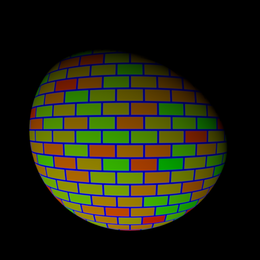
%> input picture Lab1_Photometric_Color/photometric/photometrics_images/SphereColor/Sphere_-0.5_-1.0.png, 260 x 260 px, shrunk from 512 x 512 before the run; its folder holds only this picture in this run
$ octave photometric_stereo_color.m   (GNU Octave 9; MATLAB toolbox functions it lacks are replaced by stand-ins)
%> lines starting %> are read from the running program, lines starting %| are printed output that depends on the picture; in (x1, y1, x2, y2) boxes, pixels count from 0 and x2, y2 are one past the last pixel; in counts of white or black regions, pixels touching at a corner belong together; the program's own positions count from 1
### Lab1_Photometric_Color/photometric/load_syn_images.m
function [ image_stack, scriptV ] = load_syn_images( image_dir, channel )
%LOAD_SYN_IMAGES read from directory image_dir all files with extension png
%   image_dir: path to the image directory
%   nchannel: the image channel to be loaded, default = 1
%
%   image_stack: all images stacked along the 3rd channel
%   scriptV: light directions

files = dir(fullfile(image_dir, '*.png'));
nfiles = length(files);

if nargin == 1
    channel = 1;
end

image_stack = 0;
V = 0;
Z = 0.5;

for i = 1:nfiles

    % read input image
    im = imread(fullfile(image_dir, files(i).name));
    im = im(:, :, channel);

    % stack at third dimension
    if image_stack == 0
        [h, w] = size(im);
        fprintf('Image size (HxW): %dx%d\n', h, w);
        image_stack = zeros(h, w, nfiles, 'uint8');
        V = zeros(nfiles, 3, 'double');
    end

    image_stack(:, :, i) = im;

    % read light direction from image name
    name = files(i).name(8:end);
    m = strfind(name,'_')-1;
    X = str2double(name(1:m));
    n = strfind(name,'.png')-1;
    Y = str2double(name(m+2:n));
    V(i, :) = [-X, Y, Z];
end

% normalization
min_val = double(min(image_stack(:)));
max_val = double(max(image_stack(:)));
image_stack = (double(image_stack) - min_val) / (max_val - min_val);

normV = sqrt(sum(V.^2, 2));
scriptV = bsxfun(@rdivide, V, normV);

end

### Lab1_Photometric_Color/photometric/estimate_alb_nrm.m
function [ albedo, normal ] = estimate_alb_nrm( image_stack, scriptV, shadow_trick)
%COMPUTE_SURFACE_GRADIENT compute the gradient of the surface
%   image_stack : the images of the desired surface stacked up on the 3rd
%   dimension
%   scriptV : matrix V (in the algorithm) of source and camera information
%   shadow_trick: (true/false) whether or not to use shadow trick in solving
%   	linear equations
%   albedo : the surface albedo
%   normal : the surface normal


[h, w, N] = size(image_stack);

if nargin == 2
    shadow_trick = true;
end

% create arrays for
%   albedo (1 channel)
%   normal (3 channels)
albedo = zeros(h, w, 1);
normal = zeros(h, w, 3);

% =========================================================================
% YOUR CODE GOES HERE
% for each point in the image array
%   stack image values into a vector i
%   construct the diagonal matrix scriptI
%   solve scriptI * scriptV * g = scriptI * i to obtain g for this point
%   albedo at this point is |g|
%   normal at this point is g / |g|

%(h is row dimension and w the columns)
for x = 1:h
    for y = 1:w
        i = reshape(image_stack(x, y, :), N, 1);

        I = diag(i);

        if shadow_trick
            [g, ~] = linsolve(I*scriptV, I*i);
        else
            [g, ~] = linsolve(scriptV, i);
        end

        albedo(x, y, 1) = norm(g);

        if albedo(x, y, 1) > 0
            normal(x, y, :) = g / albedo(x, y, 1);
        else
            normal(x, y, :) = zeros(size(g));
        end
    end
end
% =========================================================================

end

### Lab1_Photometric_Color/photometric/check_integrability.m
function [ p, q, SE ] = check_integrability( normals )
%CHECK_INTEGRABILITY check the surface gradient is acceptable
%   normals: normal image
%   p : df / dx
%   q : df / dy
%   SE : Squared Errors of the 2 second derivatives

% initalization
p = zeros(size(normals,1),size(normals,2));
q = zeros(size(normals,1),size(normals,2));
SE = zeros(size(normals,1),size(normals,2));

% ========================================================================
% YOUR CODE GOES HERE
% Compute p and q, where
% p measures value of df / dx
% q measures value of df / dy

for x = 1:size(normals, 1)
    for y = 1:size(normals, 2)
        p(x,y) = normals(x,y,1)/normals(x,y,3);
        q(x,y) = normals(x,y,2)/normals(x,y,3);
    end
end


% ========================================================================


p(isnan(p)) = 0;
q(isnan(q)) = 0;


% ========================================================================
% YOUR CODE GOES HERE
% approximate second derivate by neighbor difference
% and compute the Squared Errors SE of the 2 second derivatives SE

[dpdx, dpdy] = gradient(p);
[dqdx, dqdy] = gradient(q);
SE = (dpdy - dqdx).^2;
% ========================================================================


end

### Lab1_Photometric_Color/photometric/construct_surface.m
function [ height_map ] = construct_surface( p, q , path_type)
%CONSTRUCT_SURFACE construct the surface function represented as height_map
%   p : measures value of df / dx
%   q : measures value of df / dy
%   path_type: type of path to construct height_map, either 'column',
%   'row', or 'average'
%   height_map: the reconstructed surface


if nargin == 2
    path_type = 'column';
end

[h, w] = size(p);
height_map = zeros(h, w);

switch path_type
    case 'column'
        % =================================================================
        % YOUR CODE GOES HERE
        % top left corner of height_map is zero
        % for each pixel in the left column of height_map
        %   height_value = previous_height_value + corresponding_q_value

        for y=2:h
            height_map(y,1) = height_map(y-1,1) + q(y,1);
        end

        % for each row
        %   for each element of the row except for leftmost
        %       height_value = previous_height_value + corresponding_p_value
        %now that we have the initial values for the leftmost column, populate the
        %rest row by row, each column as a function of the previous plus the delta
        %increase given by the derivative
        for y=1:h
            for x=2:w
                height_map(y,x) = height_map(y,x-1) + p(y,x);
            end
        end

        % =================================================================

    case 'row'

        % =================================================================
        % YOUR CODE GOES HERE

        for x = 2:w
            height_map(1, x) = height_map(1, x-1) + p(1, x);
        end

        for y = 2:h
            height_map(y, :) = height_map(y-1, :) + q(y, :);
        end

        % =================================================================

    case 'average'

        % =================================================================
        % YOUR CODE GOES HERE

        column_map = construct_surface(p, q, 'column');
        row_map = construct_surface(p, q, 'row');
        height_map = (column_map + row_map)/2 ;

        % =================================================================
end

end

### Lab1_Photometric_Color/photometric/show_results.m
function show_results( albedo, normals, SE )
%SHOW_RESULTS display albedo, normal and computational errors

[h, w, ~] = size(normals);

% plot the results

% The first plot displays the Integrability check. We can check if the function is continuous.
% As we can see in the plot, obviously the function is mostly continuous, but the edge of the
% circle shows the radius of the sphere, the back of the sphere isn't modeled.
% Apart from of these points the sphere is modeled correctly.

figure
subplot(2, 3, 1);
[X, Y] = meshgrid(1:w, 1:h);
surf(X, Y, SE, gradient(SE));
title('Integrability check: (dp / dy - dq / dx) ^2 ');


% The second plot displays the reflectance of the image surface.
% This is used to see if the properties of the illumination, namely V,
% are correctly modeled. According to the image, the source vector is correctly modeled,
% as the complete image has the pixelvalues ranging from zero to one.

subplot(2, 3, 2);
imshow(albedo);
title('Albedo');


subplot(2, 3, 3);
minN = min(min(normals, [], 1), [], 2);
maxN = max(max(normals, [], 1), [], 2);
normal_img = (normals - minN) ./ (maxN - minN);
% NOTE: all 3 operations(-, /, -) are done in in broadcasting manner
% before MATLAB2016B, must use BSXFUN(@minus, normals, minN), ...
imshow(normal_img);
title('Normal map');

subplot(2, 3, 4);
imshow(normal_img(:, :, 1));
title('Normal X-component');

subplot(2, 3, 5);
imshow(normal_img(:, :, 2));
title('Normal Y-component');

subplot(2, 3, 6);
imshow(normal_img(:, :, 3));
title('Normal Z-component');


end

### Lab1_Photometric_Color/photometric/show_model.m
function show_model(albedo, height_map)
% SHOW_MODEL: display the model with texture
%   albedo: image used as texture for the model
%   height_map: height in z direction, describing the model geometry
% Spring 2014 CS 543 Assignment 1
% Arun Mallya and Svetlana Lazebnik


% some cosmetic transformations to make 3D model look better
[hgt, wid] = size(height_map);
[X,Y] = meshgrid(1:wid, 1:hgt);
H = rot90(fliplr(height_map), 2);
A = rot90(fliplr(albedo), 2);

figure;
mesh(H, X, Y, A);
axis equal;
xlabel('Z')
ylabel('X')
zlabel('Y')
title('Height Map')
view(-60,20)
colormap(gray)
set(gca, 'XDir', 'reverse')
set(gca, 'XTick', []);
set(gca, 'YTick', []);
set(gca, 'ZTick', []);
end

### Lab1_Photometric_Color/photometric/photometric_stereo_color.m
close all
clear all
clc

image_dir = './photometrics_images/SphereColor/';   % TODO: get the path of the script

[image_stack, scriptV] = load_syn_images(image_dir);
%> in load_syn_images, im is the input picture: size 260x260x3 uint8; mean R, G, B 31.1, 32.6, 15.5
%| Image size (HxW): 260x260
%> in load_syn_images, `min_val = double(min(image_stack(:)));`: min_val = 0
%> in load_syn_images, `max_val = double(max(image_stack(:)));`: max_val = 212
%> in load_syn_images, `image_stack = (double(image_stack) - min_val) / (max_val - min_val);`:
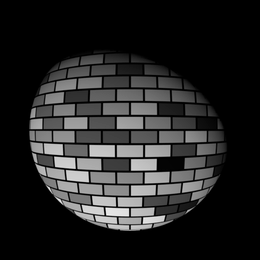
%> image_stack: size 260x260 double; min 0, max 1, mean 0.147
%> scriptV = [0.408 -0.816 0.408]
[h, w, n] = size(image_stack);
%> h = 260; w = 260; n = 1

albedo_color = zeros(h, w, 3);
normal_color = zeros(3, h, w, 3);

 for i = 1:3
    [image_stack, scriptV] = load_syn_images(image_dir, i);
%| Image size (HxW): 260x260

    % compute the surface gradient from the stack of imgs and light source mat
    disp('Computing surface albedo and normal map...')
    [albedo, normals] = estimate_alb_nrm(image_stack, scriptV);
%> after the loop in estimate_alb_nrm, `for x = 1:h`:
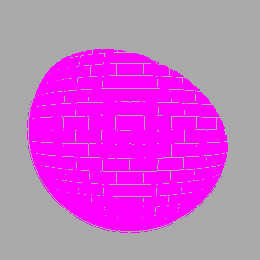
%> normal: size 260x260x3 double; mean R, G, B 0.161, -0.323, 0.161; drawn with min black and max white
%> after the loop in estimate_alb_nrm, `for x = 1:h`: g = [0; 0; 0]

    albedo_color(:, :, i) = albedo;
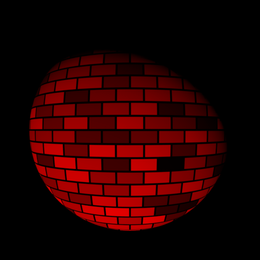
%> albedo_color: size 260x260x3 double; mean R, G, B 0.147, 0, 0
    normal_color(i, :, :, :) = normals;
    sum(isnan(normals(:)))
%> ans = 0

 end


normal_RGB = squeeze(mean(normal_color, 1));
%imshow(normal_RGB);
norm_vector = vecnorm(normal_RGB,2,3);
norm_vector(norm_vector==0) = 1;
normal_RGB = normal_RGB./ norm_vector;


[p, q, SE] = check_integrability(normal_RGB);
%> after the loop in check_integrability, `for x = 1:size(normals, 1)`: q: size 260x260 double; 57.96% of the values are NaN or infinite; the others: min -2, max -2, mean -2
%> in check_integrability, `q(isnan(q)) = 0;`:
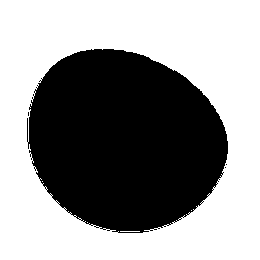
%> q: size 260x260 double; values -2 (black) and 0 (white), 58% white; 4 black regions (3 under 20 px), largest, box (x1, y1, x2, y2) and area: (27, 49, 228, 233) 28413


height_map = construct_surface( p, q, 'average');
%> after the loop in construct_surface (call 2), `for y=2:h`: height_map: size 260x260 double; every value is 0
%> call 3 of construct_surface, with path_type = 'row'
%> after the loop in construct_surface (call 3), `for y = 2:h`:
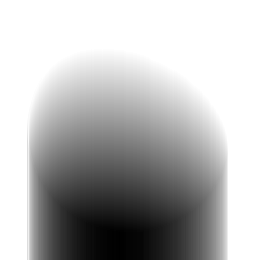
%> height_map: size 260x260 double; min -366, max 0, mean -100.8; drawn with min black and max white
%> in construct_surface, `height_map = (column_map + row_map)/2 ;`:
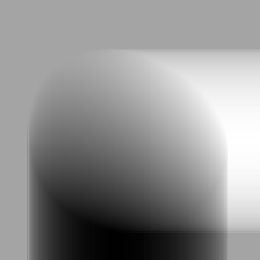
%> height_map: size 260x260 double; min -183, max 100, mean -21.8; drawn with min black and max white


show_results(albedo_color, normal_RGB, SE);
%> in show_results, `minN = min(min(normals, [], 1), [], 2);`: minN = [0 -0.816 0]
%> in show_results, `maxN = max(max(normals, [], 1), [], 2);`: maxN = [0.408 0 0.408]
show_model(albedo_color, height_map);
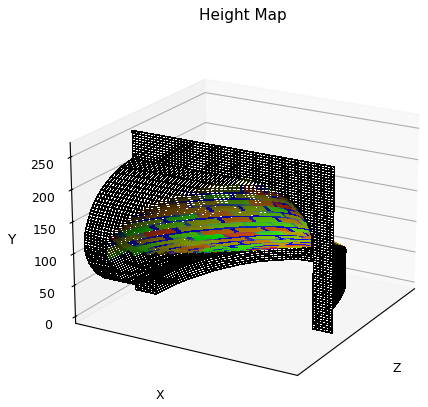
%> figure redrawn from the program's plot data
